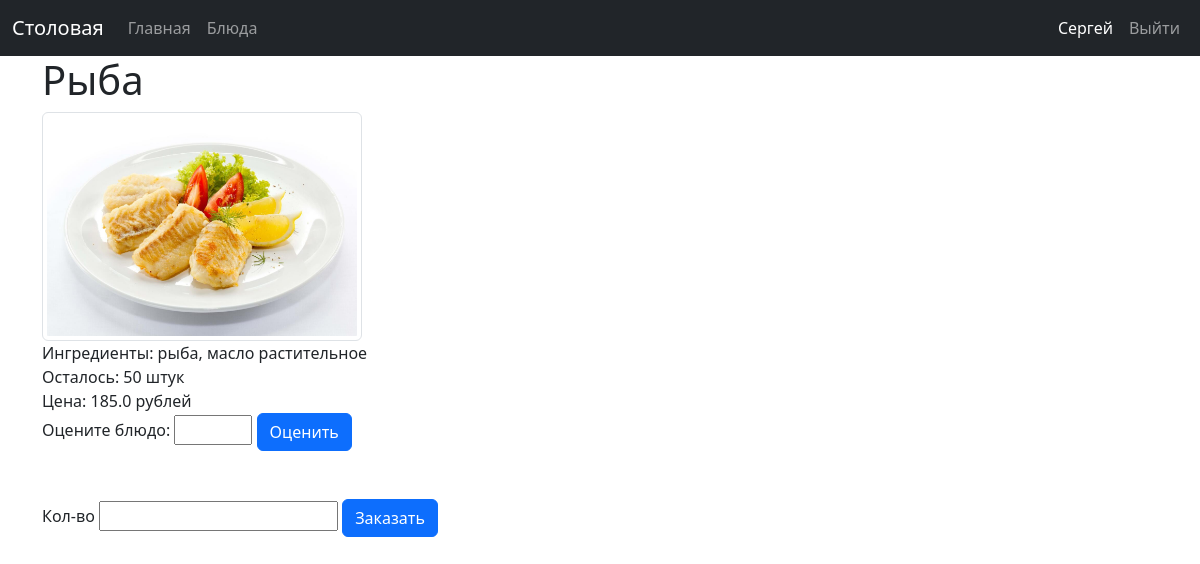
The page /menu/dish/5 (signed in) on the database its author committed.
### data/users.py (models this page shows, shortened)
class User(SqlAlchemyBase, UserMixin):
    __tablename__ = 'users'
    id = Column(Integer, primary_key=True, autoincrement=True)
    surname = Column(String, nullable=True)
    name = Column(String, nullable=True)
    patronymic = Column(String, nullable=True)
    email = Column(String, index=True, unique=True, nullable=True)
    hashed_password = Column(String, nullable=True)
    role = Column(Integer, ForeignKey("roles.id"))
    money = Column(Float, nullable=True)
    subscription_end = Column(DateTime, nullable=True)
    roles = relationship("Role", back_populates="users")
    requests = relationship("Request")
    ratings_log = relationship("RatingLog")

### data/dishes.py (models this page shows)
class Dish(SqlAlchemyBase):
    __tablename__ = 'dishes'
    id = Column(Integer, primary_key=True, autoincrement=True)
    name = Column(String, nullable=True)
    price = Column(Float, nullable=True)
    quantity = Column(Integer, nullable=True)
    image = Column(String, nullable=True)
    description = Column(String, nullable=True)
    timesbought = Column(Integer, nullable=True)
    requests = relationship("Request")
    ingridients_log = relationship("IngridientLog")
    ratings_log = relationship("RatingLog")

### server.py (the view)
@app.route('/menu/dish/<int:dish_id>', methods=['GET', 'POST'])
@login_required
def dish(dish_id):
    db_sess = db_session.create_session()
    db_dish = db_sess.get(Dish, dish_id)
    ingridients = []
    ingridient_logs = db_sess.query(IngridientLog).filter(IngridientLog.dish_id == db_dish.id).all()
    for log in ingridient_logs:
        ingridients.append(db_sess.query(Ingridient).filter(Ingridient.id == log.ingridient_id).first().name)
    return render_template("dish.html", dish=db_dish, ingridients=", ".join(ingridients))

### data/db_session.py (called while the page is built)
def create_session() -> Session:
    global __factory
    return __factory()

### server.py (called while the page is built)
@login_manager.user_loader
def load_user(user_id):
    db_sess = db_session.create_session()
    return db_sess.get(User, user_id)

@app.template_filter('get_role')
def role_filter(user):
    db_sess = db_session.create_session()
    role = db_sess.get(Role, user.role).role
    return role

### templates/dish.html (shortened to what this page needs)
{% extends "base.html" %}
{% block content %}
<div class="d-flex flex-column">
    <h1>{{dish.name}}</h1>
    <img src="/static/img/{{dish.image}}" class="img-thumbnail" style='max-width:20em; max-height:40em; width: auto; height: auto;' alt="Фото {{dish.image}}">
    <div>Ингредиенты: {{ ingridients }}</div>
    <div>Осталось: {{dish.quantity}} штук</div>
    <div>Цена: {{dish.price}} рублей</div>
    <form method="POST" action="/dish/{{ dish.id }}/rate">
        <label for="rating">
            Оцените блюдо:
            <input type="number" id="rating" name="rating" min="1", max="5"/>
            <button type="button" class="btn btn-primary">Оценить</button>
        </label>
    </form>
    <form method="POST" action="/dish/{{ dish.id }}/buy" class="mt-5">
        <label for="quantity">
            Кол-во
            <input type="number" id="quantity" name="quantity" min="1"/>
            <button type="submit" class="btn btn-primary">Заказать</button>
        </label>
    </form>
    </div>
{% endblock %}

### templates/base.html (shortened to what this page needs)
<!DOCTYPE html>
<html lang="en">
<head>
    <link href="https://cdn.jsdelivr.net/npm/bootstrap@5.3.8/dist/css/bootstrap.min.css"
        rel="stylesheet"
>
</head>
<body>
<header>
    <nav class="navbar navbar-expand-lg navbar-dark bg-dark" data-bs-theme="dark">
        <div class="container-fluid">
            <div class="navbar-brand">Столовая</div>
            <div class="collapse navbar-collapse" id="navbarContent">
                <ul class="navbar-nav me-auto mb-2 mb-lg-0">
                    <li class="nav-item">
                        <a class="nav-link" href="/">Главная</a>
                    </li>
                    {% if current_user.is_authenticated %}
                    <li class="nav-item">
                        <a class="nav-link" href="/menu">Блюда</a>
                    </li>
                    {% endif %}
                </ul>
                <ul class="navbar-nav mb-2 mb-lg-0">
                    {% if current_user.is_authenticated %}
                    <li class="nav-item">
                        <div class="nav-link active">{{ current_user.name }}</div>
                    </li>
                    <li class="nav-item">
                        <a class="nav-link" href="/logout">Выйти</a>
                    </li>
                    {% endif %}
                </ul>
            </div>
        </div>
    </nav>
</header>
<main role="main" class="container">
    {% block content %}{% endblock %}
</main>
</body>
</html>

### rows shown on the page
User: name "Сергей"
Dish: name "Рыба", image (picture), quantity "50", price "185.0"

### other values the page prints
{{ ingridients }} "рыба, масло растительное"
